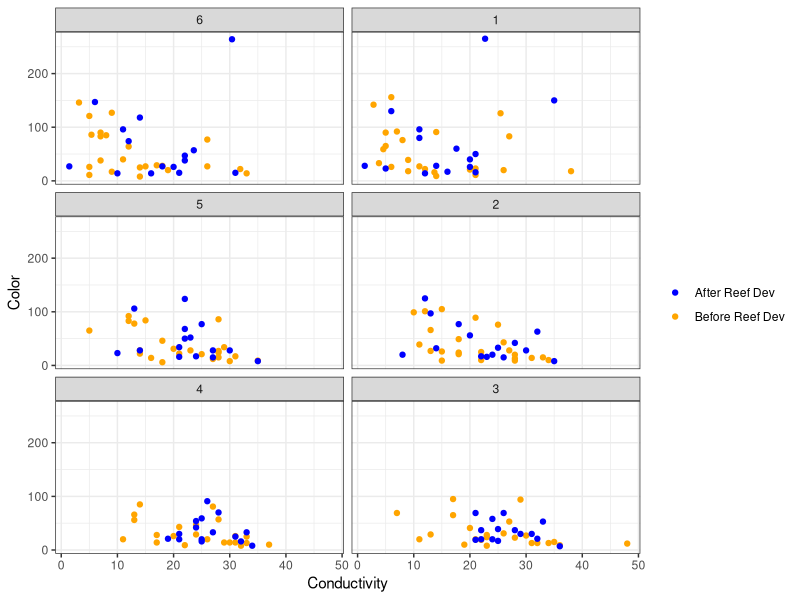

This chart was generated by the following R code:
library("tidyverse")

#Reading in data from data folder
lab <- read.csv("data/lakewatch.csv", header= T) 

#Removing all -999 from data frames
lab[lab == -999] <- NA

#Factoring levels of the sites
lab$Site <- factor(lab$Site, levels = c("6", "1", "5", "2", "4", "3"))


cond_color<-
  lab %>% 
  filter(Sensor_Type == "LAKEWATCH") %>% 
  mutate(reef_dev= if_else(as.Date(Date) 
                           < "2018-11-15 00:00:00", "Before Reef Dev", "After Reef Dev")) %>% 
ggplot(aes(x= Conductivity, y= Color, color= as.factor(reef_dev)))+
  labs(color= "") +
  geom_point(size= 1.5)+
  scale_colour_manual(values = c("blue", "orange"))+
  theme_bw() +
  facet_wrap(~Site, ncol=2)

ggsave("writing/figures/ cond_color.png")
